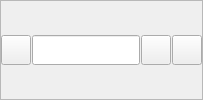
              <widget class="QFrame" name="asset_infos_frame">
               <property name="frameShape">
                <enum>QFrame::StyledPanel</enum>
               </property>
               <property name="frameShadow">
                <enum>QFrame::Raised</enum>
               </property>
               <layout class="QHBoxLayout" name="horizontalLayout_12">
                <property name="spacing">
                 <number>1</number>
                </property>
                <property name="leftMargin">
                 <number>0</number>
                </property>
                <property name="topMargin">
                 <number>0</number>
                </property>
                <property name="rightMargin">
                 <number>0</number>
                </property>
                <property name="bottomMargin">
                 <number>0</number>
                </property>
                <item>
                 <widget class="QPushButton" name="pin_pushButton">
                  <property name="minimumSize">
                   <size>
                    <width>30</width>
                    <height>30</height>
                   </size>
                  </property>
                  <property name="maximumSize">
                   <size>
                    <width>30</width>
                    <height>30</height>
                   </size>
                  </property>
                  <property name="text">
                   <string/>
                  </property>
                 </widget>
                </item>
                <item>
                 <widget class="QLineEdit" name="current_asset_label">
                  <property name="minimumSize">
                   <size>
                    <width>0</width>
                    <height>30</height>
                   </size>
                  </property>
                  <property name="readOnly">
                   <bool>true</bool>
                  </property>
                 </widget>
                </item>
                <item>
                 <widget class="QPushButton" name="open_folder_pushButton">
                  <property name="minimumSize">
                   <size>
                    <width>30</width>
                    <height>30</height>
                   </size>
                  </property>
                  <property name="maximumSize">
                   <size>
                    <width>30</width>
                    <height>30</height>
                   </size>
                  </property>
                  <property name="text">
                   <string/>
                  </property>
                 </widget>
                </item>
                <item>
                 <widget class="QPushButton" name="sandbox_pushButton">
                  <property name="minimumSize">
                   <size>
                    <width>30</width>
                    <height>30</height>
                   </size>
                  </property>
                  <property name="maximumSize">
                   <size>
                    <width>30</width>
                    <height>30</height>
                   </size>
                  </property>
                  <property name="text">
                   <string/>
                  </property>
                 </widget>
                </item>
               </layout>
              </widget>
